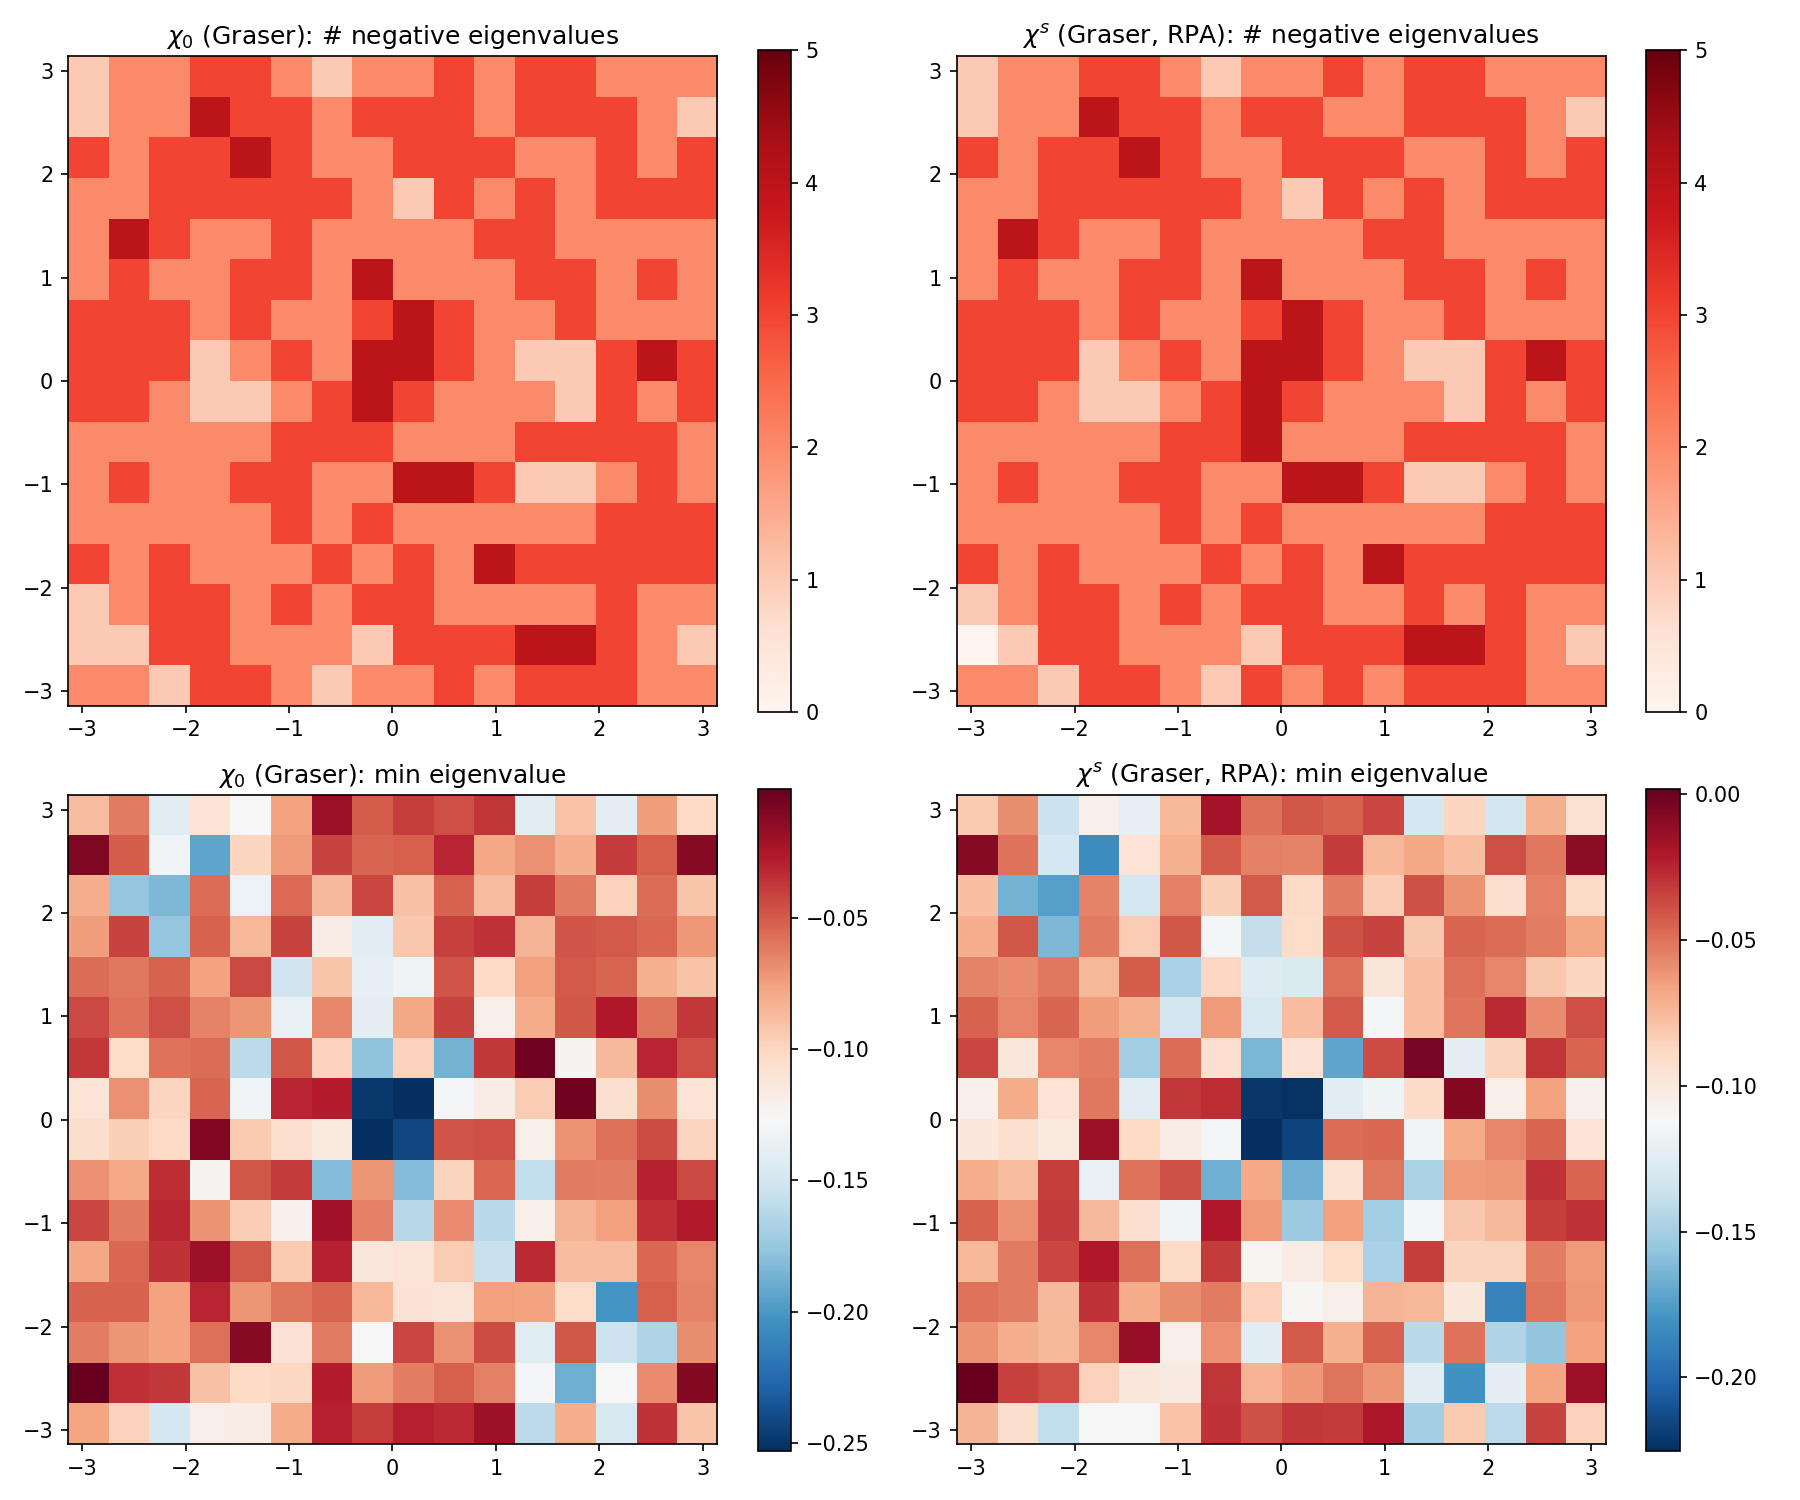

Write Python code to recreate this figure.
#!/usr/bin/env python3
"""
Bare RPA negative-eigenvalue full-BZ survey, REAL Graser et al. arXiv:1003.0133
BaFe2As2 5-orbital tight-binding parameters (kz=0 cut), replacing the toy-model
Hamiltonian used in the 2026-09-22 baseline survey.

Purpose: check whether the toy-model finding (100% of BZ has negative chi0/chi_s
eigenvalues, RPA 0% improvement) is an artifact of the placeholder H(k), or persists
under a real DFT-fitted band structure.

mu fixed at -0.0656 eV (see _graser_find_mu_fermi_surface_2026-09-22.py: T=0 filling
frac 6/10 electrons/Fe, exact fraction below mu = 0.6000 on a 120x120 grid).

Caveat (must propagate to any note using this script as evidence): material is
BaFe2As2 (122-family), not FeSe (11-family) itself -- same qualitative Fermi-surface
topology (per Graser Fig 1-2 cross-check) but quantitatively different bands.
"""

import numpy as np
from numpy.linalg import eigh, inv
import matplotlib
matplotlib.use('Agg')
import matplotlib.pyplot as plt
import importlib.util, os

_here = os.path.dirname(__file__)
spec = importlib.util.spec_from_file_location(
    "graser_H", os.path.join(_here, "_graser1003_hamiltonian_2026-09-22.py"))
graser_H = importlib.util.module_from_spec(spec)
spec.loader.exec_module(graser_H)
build_H_graser = graser_H.build_H_graser


def fermi_func(E, mu, T=0.01):
    x = (E - mu) / T
    return 1.0 / (1.0 + np.exp(np.clip(x, -50, 50)))


def lindhard_chi0_5orbital(q, mu, T=0.01, eta=0.01, k_grid=30):
    qx, qy = q
    chi0_orbital = np.zeros((5, 5), dtype=complex)

    kx_arr = np.linspace(-np.pi, np.pi, k_grid)
    ky_arr = np.linspace(-np.pi, np.pi, k_grid)
    dk = (2*np.pi / k_grid)**2
    BZ_area = (2*np.pi)**2
    dk_normalized = dk / BZ_area

    for kx in kx_arr:
        for ky in ky_arr:
            H_k = build_H_graser(kx, ky)
            H_kq = build_H_graser(kx + qx, ky + qy)

            eig_k, U_k = eigh(H_k)
            eig_kq, U_kq = eigh(H_kq)

            f_k = np.array([fermi_func(e, mu, T) for e in eig_k])
            f_kq = np.array([fermi_func(e, mu, T) for e in eig_kq])

            for m in range(5):
                for n in range(5):
                    denom = eig_k[m] - eig_kq[n] + 1j*eta

                    if abs(qx) < 1e-10 and abs(qy) < 1e-10 and m == n:
                        chi0_band_mn = f_k[m] * (1 - f_k[m]) / T
                    else:
                        chi0_band_mn = (f_k[m] - f_kq[n]) / denom

                    for i in range(5):
                        for j in range(5):
                            chi0_orbital[i, j] += (
                                np.conj(U_k[i, m]) * chi0_band_mn * U_kq[j, n]
                                * dk_normalized
                            )

    return chi0_orbital


def rpa_spin_susceptibility(chi0, U_spin):
    I = np.eye(chi0.shape[0])
    try:
        chi_s = chi0 @ inv(I - U_spin * chi0)
        return chi_s
    except np.linalg.LinAlgError:
        return None


print("=" * 70)
print("REAL Graser-parameter (BaFe2As2) bare RPA negative-eigenvalue BZ survey")
print("=" * 70)

mu = -0.0656  # from _graser_find_mu_fermi_surface_2026-09-22.py, filling=0.6000 exact
U_spin = 0.5
T = 0.01
k_grid_chi = 30

q_grid = 16
qx_arr = np.linspace(-np.pi, np.pi, q_grid)
qy_arr = np.linspace(-np.pi, np.pi, q_grid)

chi0_neg_eigs = np.zeros((q_grid, q_grid), dtype=int)
chi_s_neg_eigs = np.zeros((q_grid, q_grid), dtype=int)
chi0_min_eig = np.zeros((q_grid, q_grid))
chi_s_min_eig = np.zeros((q_grid, q_grid))

print(f"\nScanning {q_grid}x{q_grid} = {q_grid**2} q-points (k-grid {k_grid_chi}x{k_grid_chi})...")

for i, qx in enumerate(qx_arr):
    for j, qy in enumerate(qy_arr):
        if (i * q_grid + j) % 50 == 0:
            print(f"  Progress: {i*q_grid + j}/{q_grid**2}", end='\r')

        chi0 = lindhard_chi0_5orbital((qx, qy), mu, T=T, k_grid=k_grid_chi)
        eigs0 = np.linalg.eigvalsh(chi0.real)

        chi_s = rpa_spin_susceptibility(chi0, U_spin)
        if chi_s is not None:
            eigs_s = np.linalg.eigvalsh(chi_s.real)
        else:
            eigs_s = np.array([np.nan] * 5)

        chi0_neg_eigs[i, j] = np.sum(eigs0 < -1e-6)
        chi_s_neg_eigs[i, j] = np.sum(eigs_s < -1e-6)
        chi0_min_eig[i, j] = np.min(eigs0)
        chi_s_min_eig[i, j] = np.min(eigs_s) if not np.isnan(eigs_s[0]) else np.nan

print(f"\nScan complete: {q_grid**2} q-points")

print("\n" + "=" * 70)
print("Results (REAL Graser BaFe2As2 parameters)")
print("=" * 70)

total_points = q_grid**2
chi0_has_neg = np.sum(chi0_neg_eigs > 0)
chi_s_has_neg = np.sum(chi_s_neg_eigs > 0)

print(f"\nchi0 negative eigenvalues:")
print(f"  q-points with negative eigenvalues: {chi0_has_neg}/{total_points} ({100*chi0_has_neg/total_points:.1f}%)")
print(f"  Min eigenvalue range: [{np.min(chi0_min_eig):.4f}, {np.max(chi0_min_eig):.4f}]")

print(f"\nchi_s (RPA) negative eigenvalues:")
print(f"  q-points with negative eigenvalues: {chi_s_has_neg}/{total_points} ({100*chi_s_has_neg/total_points:.1f}%)")
print(f"  Min eigenvalue range: [{np.nanmin(chi_s_min_eig):.4f}, {np.nanmax(chi_s_min_eig):.4f}]")

worsened = np.sum(chi_s_neg_eigs > chi0_neg_eigs)
improved = np.sum(chi_s_neg_eigs < chi0_neg_eigs)
unchanged = np.sum(chi_s_neg_eigs == chi0_neg_eigs)

print(f"\nRPA effect:")
print(f"  Worsened: {worsened}/{total_points} ({100*worsened/total_points:.1f}%)")
print(f"  Improved: {improved}/{total_points} ({100*improved/total_points:.1f}%)")
print(f"  Unchanged: {unchanged}/{total_points} ({100*unchanged/total_points:.1f}%)")

fig, axes = plt.subplots(2, 2, figsize=(12, 10))

im0 = axes[0, 0].imshow(chi0_neg_eigs.T, origin='lower', cmap='Reds',
                         extent=[-np.pi, np.pi, -np.pi, np.pi], vmin=0, vmax=5)
axes[0, 0].set_title(r'$\chi_0$ (Graser): # negative eigenvalues', fontsize=12)
plt.colorbar(im0, ax=axes[0, 0])

im1 = axes[0, 1].imshow(chi_s_neg_eigs.T, origin='lower', cmap='Reds',
                         extent=[-np.pi, np.pi, -np.pi, np.pi], vmin=0, vmax=5)
axes[0, 1].set_title(r'$\chi^s$ (Graser, RPA): # negative eigenvalues', fontsize=12)
plt.colorbar(im1, ax=axes[0, 1])

im2 = axes[1, 0].imshow(chi0_min_eig.T, origin='lower', cmap='RdBu_r',
                         extent=[-np.pi, np.pi, -np.pi, np.pi])
axes[1, 0].set_title(r'$\chi_0$ (Graser): min eigenvalue', fontsize=12)
plt.colorbar(im2, ax=axes[1, 0])

im3 = axes[1, 1].imshow(chi_s_min_eig.T, origin='lower', cmap='RdBu_r',
                         extent=[-np.pi, np.pi, -np.pi, np.pi])
axes[1, 1].set_title(r'$\chi^s$ (Graser, RPA): min eigenvalue', fontsize=12)
plt.colorbar(im3, ax=axes[1, 1])

plt.tight_layout()
outpng = os.path.join(_here, '_rpa_negative_eigenvalue_survey_GRASER_2026-09-22.png')
plt.savefig(outpng, dpi=150)
print(f"\nHeatmap saved: {outpng}")
